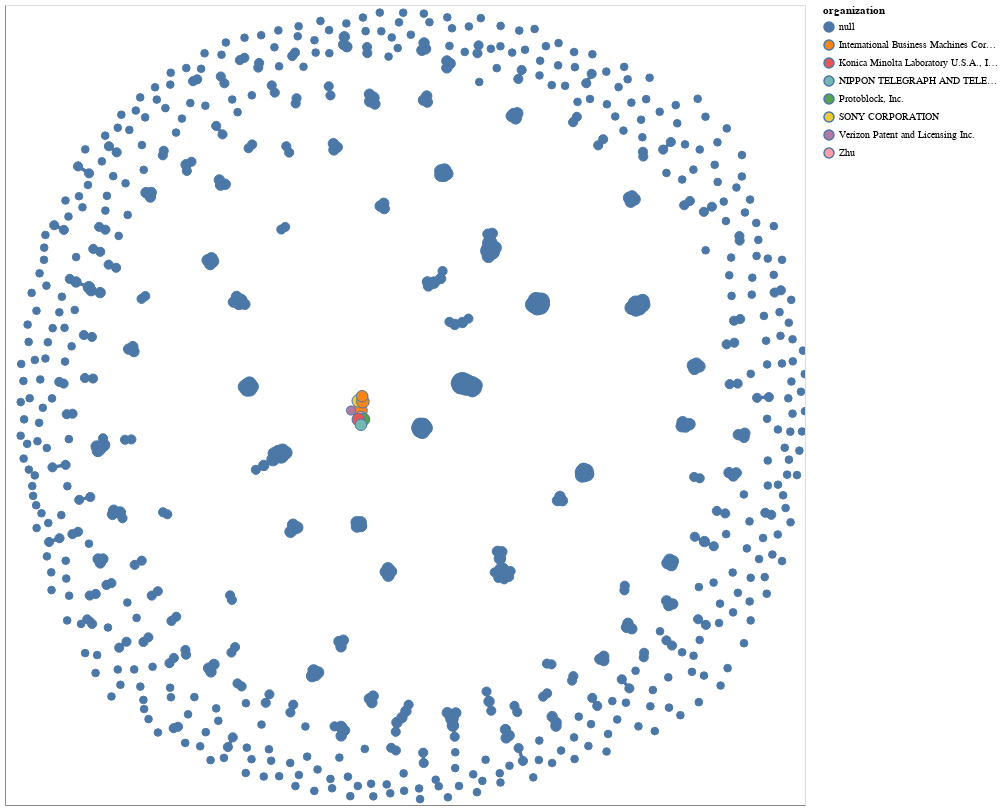

The notebook cell saved with this chart:
### Code cell
alt.data_transformers.disable_max_rows()
chart = nxa.draw_networkx(
    citsim_graph,
    node_color='organization',
    #cmap='viridis',
    edge_color= 'edge_colors',
    node_size='centrality',
    node_tooltip = ["organization", "patent_id", "patent_title"],
    width = 3
).properties(
    width=800,
    height=800
).interactive()
chart

### Figure 1 — Vega-Lite specification as saved in the notebook (floating-point values rounded to 4 significant figures; data arrays with more than 128 entries replaced by an {"elided": "..."} marker saying what was removed)
{"config": {"view": {"continuousWidth": 400, "continuousHeight": 300}}, "layer": [{"data": {"name": "data-721d1673988d218173f582e91099fcd3"}, "mark": {"type": "line", "opacity": 1, "strokeWidth": 3}, "encoding": {"color": {"type": "nominal", "field": "edge_colors", "legend": null}, "detail": {"type": "quantitative", "field": "edge"}, "x": {"type": "quantitative", "axis": {"grid": false, "labels": false, "ticks": false, "title": ""}, "field": "x"}, "y": {"type": "quantitative", "axis": {"grid": false, "labels": false, "ticks": false, "title": ""}, "field": "y"}}, "selection": {"selector005": {"type": "interval", "bind": "scales", "encodings": ["x", "y"]}}}, {"data": {"name": "data-25b089c18df576a5196e74677bf0ea23"}, "mark": {"type": "line", "color": "black", "opacity": 1, "strokeWidth": 2}, "encoding": {"detail": {"type": "quantitative", "field": "edge"}, "x": {"type": "quantitative", "axis": {"grid": false, "labels": false, "ticks": false}, "field": "x"}, "y": {"type": "quantitative", "axis": {"grid": false, "labels": false, "ticks": false}, "field": "y"}}}, {"data": {"name": "data-177e3f7d349a77c48df2f7c87052575e"}, "mark": {"type": "point", "opacity": 1, "strokeWidth": 1.0}, "encoding": {"fill": {"type": "nominal", "field": "organization"}, "size": {"type": "quantitative", "field": "centrality", "legend": null}, "tooltip": [{"type": "nominal", "field": "organization"}, {"type": "nominal", "field": "patent_id"}, {"type": "nominal", "field": "patent_title"}], "x": {"type": "quantitative", "axis": {"grid": false, "labels": false, "ticks": false}, "field": "x"}, "y": {"type": "quantitative", "axis": {"grid": false, "labels": false, "ticks": false}, "field": "y"}}}], "height": 800, "width": 800, "$schema": "https://vega.github.io/schema/vega-lite/v4.8.1.json", "datasets": {"data-721d1673988d218173f582e91099fcd3": {"elided": "3514 records"}, "data-25b089c18df576a5196e74677bf0ea23": {"elided": "3514 records"}, "data-177e3f7d349a77c48df2f7c87052575e": {"elided": "759 records"}}}
